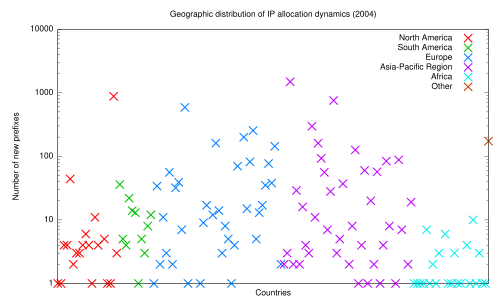

Generate this figure with gnuplot:
set terminal pdf
#set terminal windows
#set xdata time
#set timefmt "%Y-%m-%d"
#set format x ""
set logscale y
#set key left
set xlabel 'Countries'
set ylabel 'Number of new prefixes'
set title 'Geographic distribution of IP allocation dynamics (2004)'

unset xtics
plot \
	'< grep "North America" ipv4datapercountrywithregions2004.csv'	using 1:($5-$6) title 'North America'			ps 2 lw 3 pt 2, \
	'< grep "South America" ipv4datapercountrywithregions2004.csv'	using 1:($5-$6) title 'South America'			ps 2 lw 3 pt 2, \
	'< grep "Europe" ipv4datapercountrywithregions2004.csv'			using 1:($5-$6) title 'Europe'				ps 2 lw 3 pt 2, \
	'< grep "Asia" ipv4datapercountrywithregions2004.csv'				using 1:($5-$6) title 'Asia-Pacific Region'	ps 2 lw 3 pt 2, \
	'< grep "Africa" ipv4datapercountrywithregions2004.csv'			using 1:($5-$6) title 'Africa'				ps 2 lw 3 pt 2, \
	'< grep "Other" ipv4datapercountrywithregions2004.csv'			using 1:($5-$6) title 'Other'					ps 2 lw 3 pt 2
